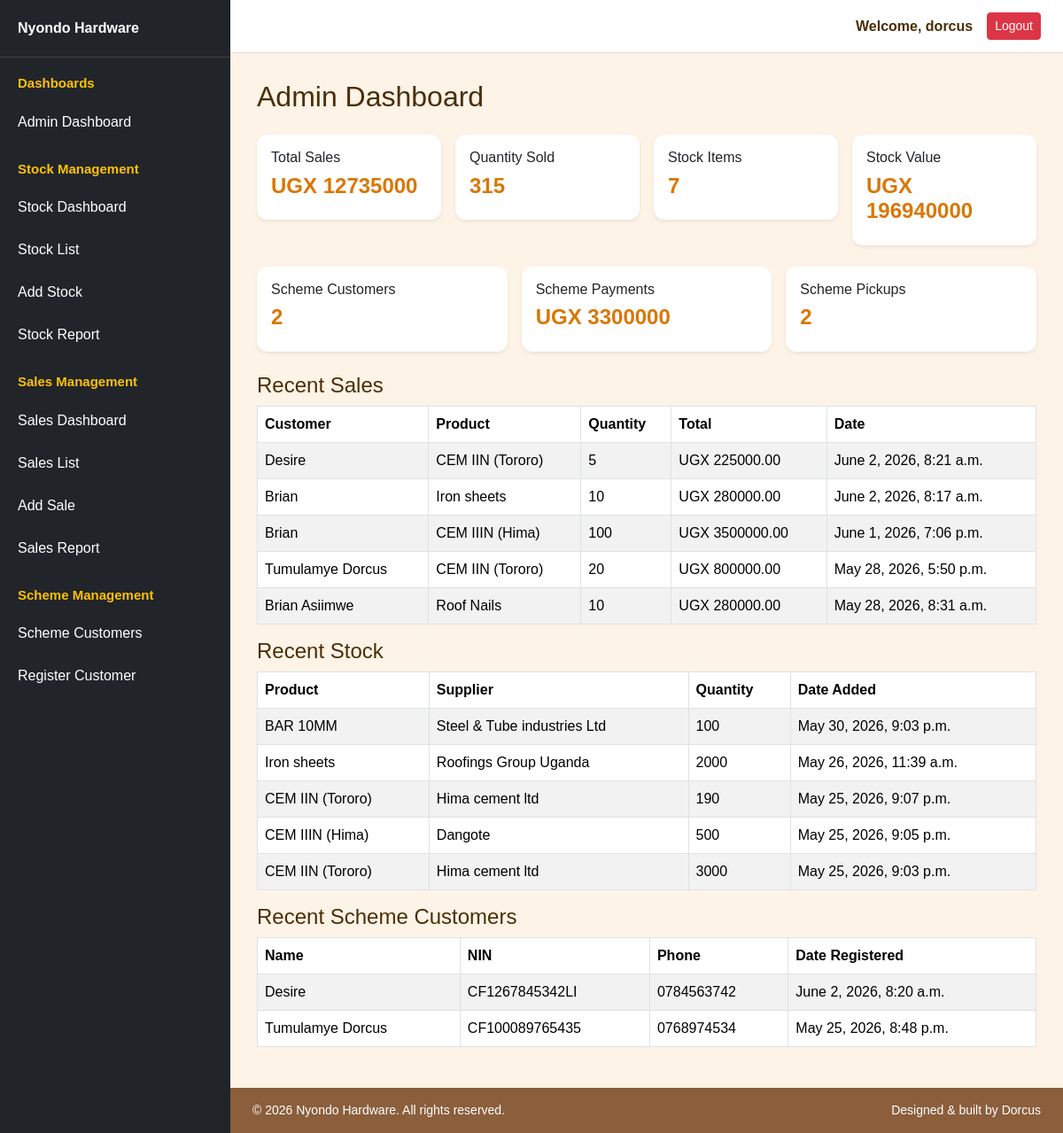
Page /nyondo/admin_dashboard/ (signed in) on the committed database.
### nyondo/models.py (models this page shows, shortened)
class Sale(models.Model):
    customer_name = models.CharField(max_length=100)
    product = models.ForeignKey(Stock, on_delete=models.CASCADE, default=None)
    quantity = models.PositiveIntegerField()
    sub_total = models.DecimalField(max_digits=10, decimal_places=2, default=0)
    date = models.DateTimeField(default=timezone.now)
    payment_method = models.CharField(max_length=50)
    distance_km = models.DecimalField(max_digits=10, decimal_places=2, default=0)
    transport_required = models.BooleanField(default=False)
    transport_fee = models.DecimalField(max_digits=10, decimal_places=2, default=0)
    total_price = models.DecimalField(max_digits=10, decimal_places=2, default=0)

class Stock(models.Model):
    PAYMENT_STATUS_CHOICES = [('Paid', 'Paid'), ('Not Paid', 'Not Paid')]
    PAYMENT_TYPE_CHOICES = [('Cash', 'Cash'), ('Mobile Money', 'Mobile Money'), ('Bank Transfer', 'Bank Transfer'), ('Credit', 'Credit')]
    supplier = models.CharField(max_length=100)
    category = models.CharField(max_length=100)
    product_name = models.CharField(max_length=100)
    quantity_delivered = models.PositiveIntegerField(default=0)
    unit_cost = models.DecimalField(max_digits=10, decimal_places=2)
    total_value_goods = models.DecimalField(max_digits=12, decimal_places=2, default=0)
    unit_price = models.DecimalField(max_digits=10, decimal_places=2)
    supplier_payment_status = models.CharField(max_length=20, choices=PAYMENT_STATUS_CHOICES, default='Not Paid')
    payment_type = models.CharField(max_length=50, choices=PAYMENT_TYPE_CHOICES, blank=True, null=True)
    date_added = models.DateTimeField(default=timezone.now)

### scheme/models.py (models this page shows, shortened)
class SchemeCustomer(models.Model):
    full_name = models.CharField(max_length=150)
    nin_number = models.CharField(max_length=14, unique=True)
    phone_number = models.CharField(max_length=10)
    address = models.TextField()
    occupation = models.CharField(max_length=100, default="Salary Earner")
    employer_name = models.CharField(max_length=150, blank=True)
    date_registered = models.DateTimeField(auto_now_add=True)

### nyondo/views.py (the view)
# urls.py: path('admin_dashboard/', views.admin_dashboard, name='admin_dashboard'),
@login_required
@admin_required
def admin_dashboard(request):
    total_stock_items = Stock.objects.count()
    total_stock_value = Stock.objects.aggregate(
        total=Sum("total_value_goods")
    )["total"] or 0
    total_sales = Sale.objects.aggregate(
        total=Sum("total_price")
    )["total"] or 0
    total_quantity_sold = Sale.objects.aggregate(
        total=Sum("quantity")
    )["total"] or 0
    total_scheme_customers = SchemeCustomer.objects.count()
    total_scheme_payments = SchemePayment.objects.aggregate(
        total=Sum("amount_paid")
    )["total"] or 0
    total_scheme_pickups = SchemeGoodsPickup.objects.count()
    recent_sales = Sale.objects.select_related("product").order_by("-date")[:5]
    recent_stock = Stock.objects.order_by("-date_added")[:5]
    recent_customers = SchemeCustomer.objects.order_by("-date_registered")[:5]
    context = {
        "total_stock_items": total_stock_items,
        "total_stock_value": total_stock_value,
        "total_sales": total_sales,
        "total_quantity_sold": total_quantity_sold,
        "total_scheme_customers": total_scheme_customers,
        "total_scheme_payments": total_scheme_payments,
        "total_scheme_pickups": total_scheme_pickups,
        "recent_sales": recent_sales,
        "recent_stock": recent_stock,
        "recent_customers": recent_customers,
    }
    return render(request, "admin_dashboard.html", context)

### nyondo/templates/admin_dashboard.html
{% extends "base.html" %}
{% block content %}
<h2 class="mb-4">Admin Dashboard</h2>
<div class="row g-3 mb-4">
  <div class="col-md-3">
    <div class="card shadow-sm">
      <div class="card-body">
        <h6>Total Sales</h6>
        <h4>UGX {{ total_sales }}</h4>
      </div>
    </div>
  </div>
  <div class="col-md-3">
    <div class="card shadow-sm">
      <div class="card-body">
        <h6>Quantity Sold</h6>
        <h4>{{ total_quantity_sold }}</h4>
      </div>
    </div>
  </div>
  <div class="col-md-3">
    <div class="card shadow-sm">
      <div class="card-body">
        <h6>Stock Items</h6>
        <h4>{{ total_stock_items }}</h4>
      </div>
    </div>
  </div>
  <div class="col-md-3">
    <div class="card shadow-sm">
      <div class="card-body">
        <h6>Stock Value</h6>
        <h4>UGX {{ total_stock_value }}</h4>
      </div>
    </div>
  </div>
</div>
<div class="row g-3 mb-4">
  <div class="col-md-4">
    <div class="card shadow-sm">
      <div class="card-body">
        <h6>Scheme Customers</h6>
        <h4>{{ total_scheme_customers }}</h4>
      </div>
    </div>
  </div>
  <div class="col-md-4">
    <div class="card shadow-sm">
      <div class="card-body">
        <h6>Scheme Payments</h6>
        <h4>UGX {{ total_scheme_payments }}</h4>
      </div>
    </div>
  </div>
  <div class="col-md-4">
    <div class="card shadow-sm">
      <div class="card-body">
        <h6>Scheme Pickups</h6>
        <h4>{{ total_scheme_pickups }}</h4>
      </div>
    </div>
  </div>
</div>
<h4>Recent Sales</h4>
<table class="table table-bordered table-striped">
  <thead>
    <tr>
      <th>Customer</th>
      <th>Product</th>
      <th>Quantity</th>
      <th>Total</th>
      <th>Date</th>
    </tr>
  </thead>
  <tbody>
    {% for sale in recent_sales %}
    <tr>
      <td>{{ sale.customer_name }}</td>
      <td>{{ sale.product.product_name }}</td>
      <td>{{ sale.quantity }}</td>
      <td>UGX {{ sale.total_price }}</td>
      <td>{{ sale.date }}</td>
    </tr>
    {% empty %}
    <tr>
      <td colspan="5">No recent sales.</td>
    </tr>
    {% endfor %}
  </tbody>
</table>
<h4>Recent Stock</h4>
<table class="table table-bordered table-striped">
  <thead>
    <tr>
      <th>Product</th>
      <th>Supplier</th>
      <th>Quantity</th>
      <th>Date Added</th>
    </tr>
  </thead>
  <tbody>
    {% for stock in recent_stock %}
    <tr>
      <td>{{ stock.product_name }}</td>
      <td>{{ stock.supplier }}</td>
      <td>{{ stock.quantity_delivered }}</td>
      <td>{{ stock.date_added }}</td>
    </tr>
    {% empty %}
    <tr>
      <td colspan="4">No stock records.</td>
    </tr>
    {% endfor %}
  </tbody>
</table>
<h4>Recent Scheme Customers</h4>
<table class="table table-bordered table-striped">
  <thead>
    <tr>
      <th>Name</th>
      <th>NIN</th>
      <th>Phone</th>
      <th>Date Registered</th>
    </tr>
  </thead>
  <tbody>
    {% for customer in recent_customers %}
    <tr>
      <td>{{ customer.full_name }}</td>
      <td>{{ customer.nin_number }}</td>
      <td>{{ customer.phone_number }}</td>
      <td>{{ customer.date_registered }}</td>
    </tr>
    {% empty %}
    <tr>
      <td colspan="4">No scheme customers.</td>
    </tr>
    {% endfor %}
  </tbody>
</table>
{% endblock %}

### templates/base.html (shortened to what this page needs)
{% load static %}
<!DOCTYPE html>
<html lang="en">
<head>
    <link href="https://cdn.jsdelivr.net/npm/bootstrap@5.3.3/dist/css/bootstrap.min.css" rel="stylesheet">
</head>
<body>
<div class="layout">
    {% include 'nav.html' %}
    <div class="content-area">
        <div class="topbar">
            {% if user.is_authenticated %}
                <span class="me-3 fw-bold">
                    Welcome, {{ user.username }}
                </span>
                <form method="POST" action="{% url 'logout' %}">
                    <button type="submit" class="btn btn-danger btn-sm">
                        Logout
                    </button>
                </form>
            {% endif %}
        </div>
        <main class="main-content">
            {% block content %}
            {% endblock %}
        </main>
        <footer>
            <p>&copy; 2026 Nyondo Hardware. All rights reserved.</p>
            <p>Designed & built by Dorcus</p>
        </footer>
    </div>
</div>
</body>
</html>

### templates/base.html (style rules this page uses)
body { margin: 0; background-color: #fdf3e7; color: #4b2e05; font-family: Arial, sans-serif; overflow-x: hidden; }
.layout { display: flex; min-height: 100vh; }
.content-area { flex-grow: 1; display: flex; flex-direction: column; min-width: 0; }
.topbar { height: 60px; background-color: white; border-bottom: 1px solid #ddd; display: flex; justify-content: flex-end; align-items: center; padding: 0 25px; }
.main-content { padding: 30px; flex-grow: 1; }
.card { border: none; border-radius: 12px; box-shadow: 0 4px 12px rgba(0,0,0,0.08); }
.card-body h4 { color: #d97706; font-weight: bold; }
footer { background: #8b5e3c; color: white; padding: 15px 25px; display: flex; justify-content: space-between; flex-wrap: wrap; }
footer p { margin: 0; color: white; font-size: 14px; }

### rows in the picture
Sale: customer_name "Desire", product.product_name "CEM IIN (Tororo)", quantity "5", total_price "225000.00", date "June 2, 2026, 8:21 a.m."
Sale: customer_name "Brian", product.product_name "Iron sheets", quantity "10", total_price "280000.00", date "June 2, 2026, 8:17 a.m."
Sale: customer_name "Brian", product.product_name "CEM IIIN (Hima)", quantity "100", total_price "3500000.00", date "June 1, 2026, 7:06 p.m."
Sale: customer_name "Tumulamye Dorcus", product.product_name "CEM IIN (Tororo)", quantity "20", total_price "800000.00", date "May 28, 2026, 5:50 p.m."
Sale: customer_name "Brian Asiimwe", product.product_name "Roof Nails", quantity "10", total_price "280000.00", date "May 28, 2026, 8:31 a.m."
Stock: product_name "BAR 10MM", supplier "Steel & Tube industries Ltd", quantity_delivered "100", date_added "May 30, 2026, 9:03 p.m."
Stock: product_name "Iron sheets", supplier "Roofings Group Uganda", quantity_delivered "2000", date_added "May 26, 2026, 11:39 a.m."
Stock: product_name "CEM IIN (Tororo)", supplier "Hima cement ltd", quantity_delivered "190", date_added "May 25, 2026, 9:07 p.m."
Stock: product_name "CEM IIIN (Hima)", supplier "Dangote", quantity_delivered "500", date_added "May 25, 2026, 9:05 p.m."
Stock: product_name "CEM IIN (Tororo)", supplier "Hima cement ltd", quantity_delivered "3000", date_added "May 25, 2026, 9:03 p.m."
SchemeCustomer: full_name "Desire", nin_number "CF1267845342LI", phone_number "0784563742", date_registered "June 2, 2026, 8:20 a.m."
SchemeCustomer: full_name "Tumulamye Dorcus", nin_number "CF100089765435", phone_number "0768974534", date_registered "May 25, 2026, 8:48 p.m."

### other values in the picture
{{ user.username }} "dorcus"
{{ total_sales }} "12735000"
{{ total_quantity_sold }} "315"
{{ total_stock_items }} "7"
{{ total_stock_value }} "196940000"
{{ total_scheme_customers }} "2"
{{ total_scheme_payments }} "3300000"
{{ total_scheme_pickups }} "2"
